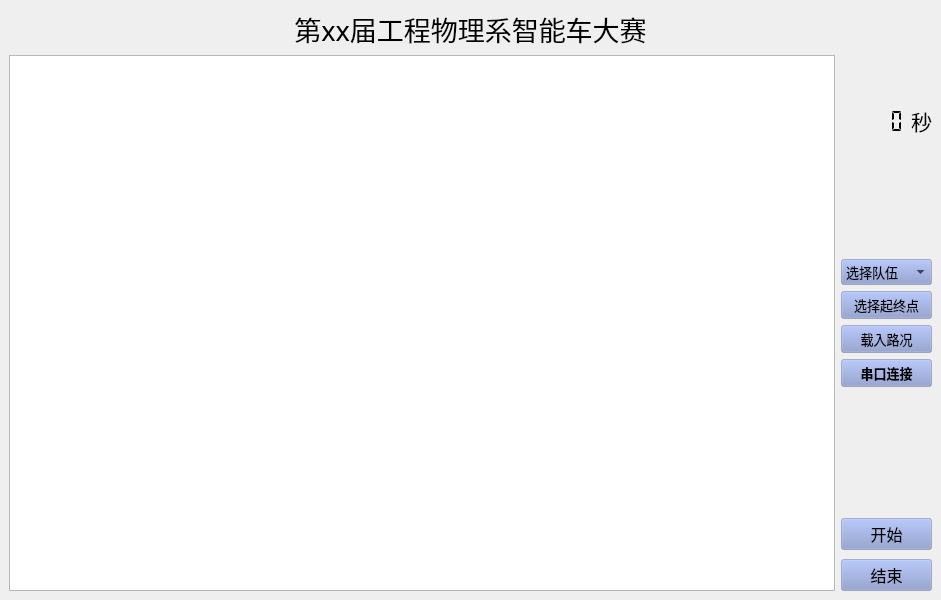
<?xml version="1.0" encoding="UTF-8"?>
<ui version="4.0">
 <class>PC_MainWindow</class>
 <widget class="QMainWindow" name="PC_MainWindow">
  <property name="windowModality">
   <enum>Qt::ApplicationModal</enum>
  </property>
  <property name="enabled">
   <bool>true</bool>
  </property>
  <property name="geometry">
   <rect>
    <x>0</x>
    <y>0</y>
    <width>941</width>
    <height>600</height>
   </rect>
  </property>
  <property name="font">
   <font>
    <family>华文楷体</family>
    <pointsize>11</pointsize>
    <weight>75</weight>
    <bold>true</bold>
   </font>
  </property>
  <property name="windowTitle">
   <string>智能车大赛</string>
  </property>
  <property name="windowIcon">
   <iconset>
    <normaloff>C:/Users/10199/Pictures/logo.jpg</normaloff>C:/Users/10199/Pictures/logo.jpg</iconset>
  </property>
  <property name="autoFillBackground">
   <bool>true</bool>
  </property>
  <property name="styleSheet">
   <string notr="true"/>
  </property>
  <widget class="QWidget" name="centralwidget">
   <property name="styleSheet">
    <string notr="true">#centralwidget
{
	border-image: url(:/background/images/1.jpg);
}</string>
   </property>
   <layout class="QVBoxLayout" name="verticalLayout_3">
    <item>
     <widget class="QLabel" name="title">
      <property name="font">
       <font>
        <family>微软雅黑</family>
        <pointsize>20</pointsize>
        <weight>50</weight>
        <bold>false</bold>
       </font>
      </property>
      <property name="statusTip">
       <string extracomment="标题"/>
      </property>
      <property name="whatsThis">
       <string extracomment="标题"/>
      </property>
      <property name="autoFillBackground">
       <bool>false</bool>
      </property>
      <property name="styleSheet">
       <string notr="true">background:transparent</string>
      </property>
      <property name="text">
       <string>第xx届工程物理系智能车大赛</string>
      </property>
      <property name="alignment">
       <set>Qt::AlignCenter</set>
      </property>
     </widget>
    </item>
    <item>
     <layout class="QHBoxLayout" name="horizontalLayout_3" stretch="6,0">
      <item>
       <widget class="QGraphicsView" name="Map">
        <property name="autoFillBackground">
         <bool>true</bool>
        </property>
        <property name="styleSheet">
         <string notr="true"/>
        </property>
        <property name="verticalScrollBarPolicy">
         <enum>Qt::ScrollBarAlwaysOff</enum>
        </property>
        <property name="horizontalScrollBarPolicy">
         <enum>Qt::ScrollBarAlwaysOff</enum>
        </property>
        <property name="sizeAdjustPolicy">
         <enum>QAbstractScrollArea::AdjustToContentsOnFirstShow</enum>
        </property>
        <property name="sceneRect">
         <rectf>
          <x>0.000000000000000</x>
          <y>0.000000000000000</y>
          <width>0.000000000000000</width>
          <height>0.000000000000000</height>
         </rectf>
        </property>
        <property name="alignment">
         <set>Qt::AlignLeading|Qt::AlignLeft|Qt::AlignTop</set>
        </property>
       </widget>
      </item>
      <item>
       <layout class="QVBoxLayout" name="verticalLayout" stretch="2,1,4,1,1,1,3">
        <item>
         <layout class="QHBoxLayout" name="horizontalLayout_2" stretch="5,1">
          <item>
           <widget class="QLCDNumber" name="TimeCounter">
            <property name="layoutDirection">
             <enum>Qt::LeftToRight</enum>
            </property>
            <property name="styleSheet">
             <string notr="true"/>
            </property>
            <property name="frameShape">
             <enum>QFrame::NoFrame</enum>
            </property>
            <property name="frameShadow">
             <enum>QFrame::Raised</enum>
            </property>
            <property name="segmentStyle">
             <enum>QLCDNumber::Flat</enum>
            </property>
           </widget>
          </item>
          <item>
           <widget class="QLabel" name="label">
            <property name="font">
             <font>
              <family>等线</family>
              <pointsize>16</pointsize>
              <weight>50</weight>
              <bold>false</bold>
             </font>
            </property>
            <property name="text">
             <string>秒</string>
            </property>
            <property name="alignment">
             <set>Qt::AlignCenter</set>
            </property>
           </widget>
          </item>
         </layout>
        </item>
        <item>
         <spacer name="verticalSpacer">
          <property name="orientation">
           <enum>Qt::Vertical</enum>
          </property>
          <property name="sizeHint" stdset="0">
           <size>
            <width>20</width>
            <height>40</height>
           </size>
          </property>
         </spacer>
        </item>
        <item>
         <widget class="QComboBox" name="Team">
          <property name="font">
           <font>
            <family>等线</family>
            <pointsize>10</pointsize>
            <weight>50</weight>
            <bold>false</bold>
           </font>
          </property>
          <property name="styleSheet">
           <string notr="true">background-color: rgb(130, 147, 201, 100);</string>
          </property>
          <property name="currentText">
           <string>选择队伍</string>
          </property>
          <item>
           <property name="text">
            <string>选择队伍</string>
           </property>
          </item>
         </widget>
        </item>
        <item>
         <widget class="QPushButton" name="pushButton_point">
          <property name="font">
           <font>
            <family>等线</family>
            <pointsize>10</pointsize>
            <weight>50</weight>
            <bold>false</bold>
           </font>
          </property>
          <property name="cursor">
           <cursorShape>ArrowCursor</cursorShape>
          </property>
          <property name="styleSheet">
           <string notr="true">background-color: rgb(130, 147, 201, 100);</string>
          </property>
          <property name="text">
           <string>选择起终点</string>
          </property>
          <property name="flat">
           <bool>false</bool>
          </property>
         </widget>
        </item>
        <item>
         <widget class="QPushButton" name="pushButton_file">
          <property name="font">
           <font>
            <family>等线</family>
            <pointsize>10</pointsize>
            <weight>50</weight>
            <bold>false</bold>
           </font>
          </property>
          <property name="styleSheet">
           <string notr="true">background-color: rgb(130, 147, 201, 100);</string>
          </property>
          <property name="text">
           <string>载入路况</string>
          </property>
          <property name="flat">
           <bool>false</bool>
          </property>
         </widget>
        </item>
        <item>
         <widget class="QPushButton" name="pushButton_connect">
          <property name="font">
           <font>
            <family>等线</family>
            <pointsize>10</pointsize>
           </font>
          </property>
          <property name="styleSheet">
           <string notr="true">background-color: rgb(130, 147, 201, 100);</string>
          </property>
          <property name="text">
           <string>串口连接</string>
          </property>
          <property name="flat">
           <bool>false</bool>
          </property>
         </widget>
        </item>
        <item>
         <layout class="QVBoxLayout" name="verticalLayout_2" stretch="1,1,1">
          <property name="spacing">
           <number>9</number>
          </property>
          <property name="topMargin">
           <number>0</number>
          </property>
          <item>
           <spacer name="verticalSpacer_2">
            <property name="orientation">
             <enum>Qt::Vertical</enum>
            </property>
            <property name="sizeHint" stdset="0">
             <size>
              <width>20</width>
              <height>40</height>
             </size>
            </property>
           </spacer>
          </item>
          <item>
           <widget class="QPushButton" name="pushButton_start">
            <property name="font">
             <font>
              <family>等线</family>
              <pointsize>12</pointsize>
              <weight>50</weight>
              <bold>false</bold>
             </font>
            </property>
            <property name="styleSheet">
             <string notr="true">background-color: rgb(130, 147, 201, 100);</string>
            </property>
            <property name="text">
             <string>开始</string>
            </property>
            <property name="icon">
             <iconset>
              <normaloff>images/2.jpg</normaloff>images/2.jpg</iconset>
            </property>
            <property name="iconSize">
             <size>
              <width>24</width>
              <height>24</height>
             </size>
            </property>
            <property name="checkable">
             <bool>true</bool>
            </property>
            <property name="flat">
             <bool>false</bool>
            </property>
           </widget>
          </item>
          <item>
           <widget class="QPushButton" name="pushButton_end">
            <property name="font">
             <font>
              <family>等线</family>
              <pointsize>12</pointsize>
              <weight>50</weight>
              <italic>false</italic>
              <bold>false</bold>
              <kerning>true</kerning>
             </font>
            </property>
            <property name="mouseTracking">
             <bool>false</bool>
            </property>
            <property name="autoFillBackground">
             <bool>false</bool>
            </property>
            <property name="styleSheet">
             <string notr="true">background-color: rgb(130, 147, 201, 100);</string>
            </property>
            <property name="text">
             <string>结束</string>
            </property>
            <property name="flat">
             <bool>false</bool>
            </property>
           </widget>
          </item>
         </layout>
        </item>
       </layout>
      </item>
     </layout>
    </item>
   </layout>
  </widget>
  <action name="actionsave">
   <property name="text">
    <string>保存</string>
   </property>
   <property name="statusTip">
    <string>保存</string>
   </property>
   <property name="shortcut">
    <string>Ctrl+S</string>
   </property>
  </action>
 </widget>
 <resources>
  <include location="picture.qrc"/>
 </resources>
 <connections/>
</ui>
